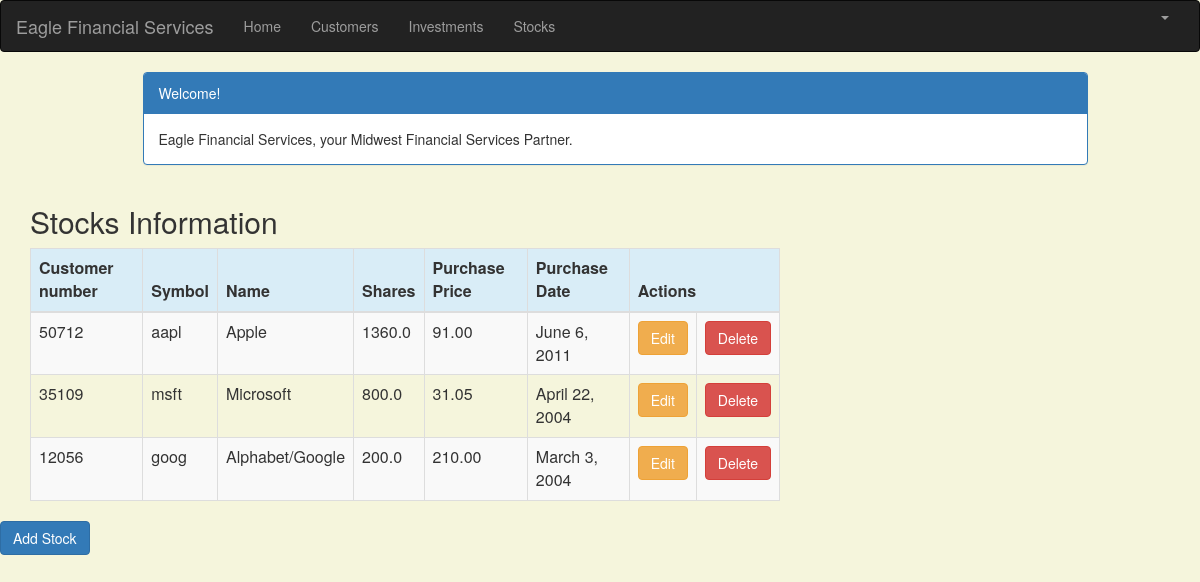
/stock_list (signed in), run on the app's committed database.
### portfolio/models.py (models this page shows, shortened)
class Stock(models.Model):
    customer = models.ForeignKey(Customer, on_delete=models.CASCADE, related_name='stocks')
    symbol = models.CharField(max_length=10)
    name = models.CharField(max_length=50)
    shares = models.DecimalField (max_digits=10, decimal_places=1)
    purchase_price = models.DecimalField(max_digits=10, decimal_places=2)
    purchase_date = models.DateField(default=timezone.now, blank=True, null=True)

class Customer(models.Model):
    name = models.CharField(max_length=50)
    address = models.CharField(max_length=200)
    cust_number = models.IntegerField(blank=False, null=False)
    city = models.CharField(max_length=50)
    state = models.CharField(max_length=50)
    zipcode = models.CharField(max_length=10)
    email = models.EmailField(max_length=200)
    cell_phone = models.CharField(max_length=50)
    created_date = models.DateTimeField(
        default=timezone.now)
    updated_date = models.DateTimeField(auto_now_add=True)
    def __str__(self):
        return str(self.cust_number)

### portfolio/views.py (the view)
# urls.py: path('stock_list', views.stock_list, name='stock_list'),
@login_required
def stock_list(request):
   stocks = Stock.objects.filter(purchase_date__lte=timezone.now())
   return render(request, 'portfolio/stock_list.html', {'stocks': stocks})

### portfolio/templates/portfolio/stock_list.html (shortened to what this page needs)
{% extends 'portfolio/base.html' %}
{% block content %}
    <html>
    <head>
        <link rel="stylesheet" href="https://maxcdn.bootstrapcdn.com/bootstrap/3.3.4/css/bootstrap.min.css">
    </head>
    <body>
    <div class="container">
        <div class="row">
            <div class="col-md-10 col-md-offset-1">
                <div class="panel panel-primary">
                    <div class="panel-heading">Welcome!</div>
                    <div class="panel-body">
                        Eagle Financial Services, your Midwest Financial Services Partner.
                    </div>
                </div>
            </div>
        </div>
    </div>
    <div class="row">
        <h2 style="padding-left: 15Px">Stocks Information</h2>
    </div>
    <div>
        <table class="table table-striped table-bordered table-hover">
            <thead>
            <tr class="bg-info">
                <th>Customer number</th>
                <th>Symbol</th>
                <th>Name</th>
                <th>Shares</th>
                <th>Purchase Price</th>
                <th>Purchase Date</th>
                <th colspan="3">Actions</th>
            </tr>
            </thead>
            <tbody>
            {% for stock in stocks %}
                <tr>
                    <td>{{ stock.customer }}</td>
                    <td>{{ stock.symbol }}</td>
                    <td>{{ stock.name }}</td>
                    <td>{{ stock.shares }}</td>
                    <td>{{ stock.purchase_price }}</td>
                    <td>{{ stock.purchase_date }}</td>
                    <td><a href="{% url 'portfolio:stock_edit' pk=stock.pk %}"
                           class="btn btn-warning">Edit</a></td>
                    <td><a href="{% url 'portfolio:stock_delete' pk=stock.pk %}"
                           class="btn btn-danger">Delete</a>
                    </td>
                </tr>
            {% endfor %}
            </tbody>
        </table>
     <div class="row">
           <div class="row">
         <a href="{% url 'portfolio:stock_new' %}" class="row"><span
                    class="btn btn-primary">Add Stock</span></a>
     </div>
        </div>
    </div>
    </body>
    </html>
{% endblock %}

### portfolio/templates/portfolio/stock_list.html (style rules this page uses)
body { background-color: beige; }

### data on the page
Stock: customer "50712", symbol "aapl", name "Apple", shares "1360.0", purchase_price "91.00", purchase_date "June 6, 2011"
Stock: customer "35109", symbol "msft", name "Microsoft", shares "800.0", purchase_price "31.05", purchase_date "April 22, 2004"
Stock: customer "12056", symbol "goog", name "Alphabet/Google", shares "200.0", purchase_price "210.00", purchase_date "March 3, 2004"
